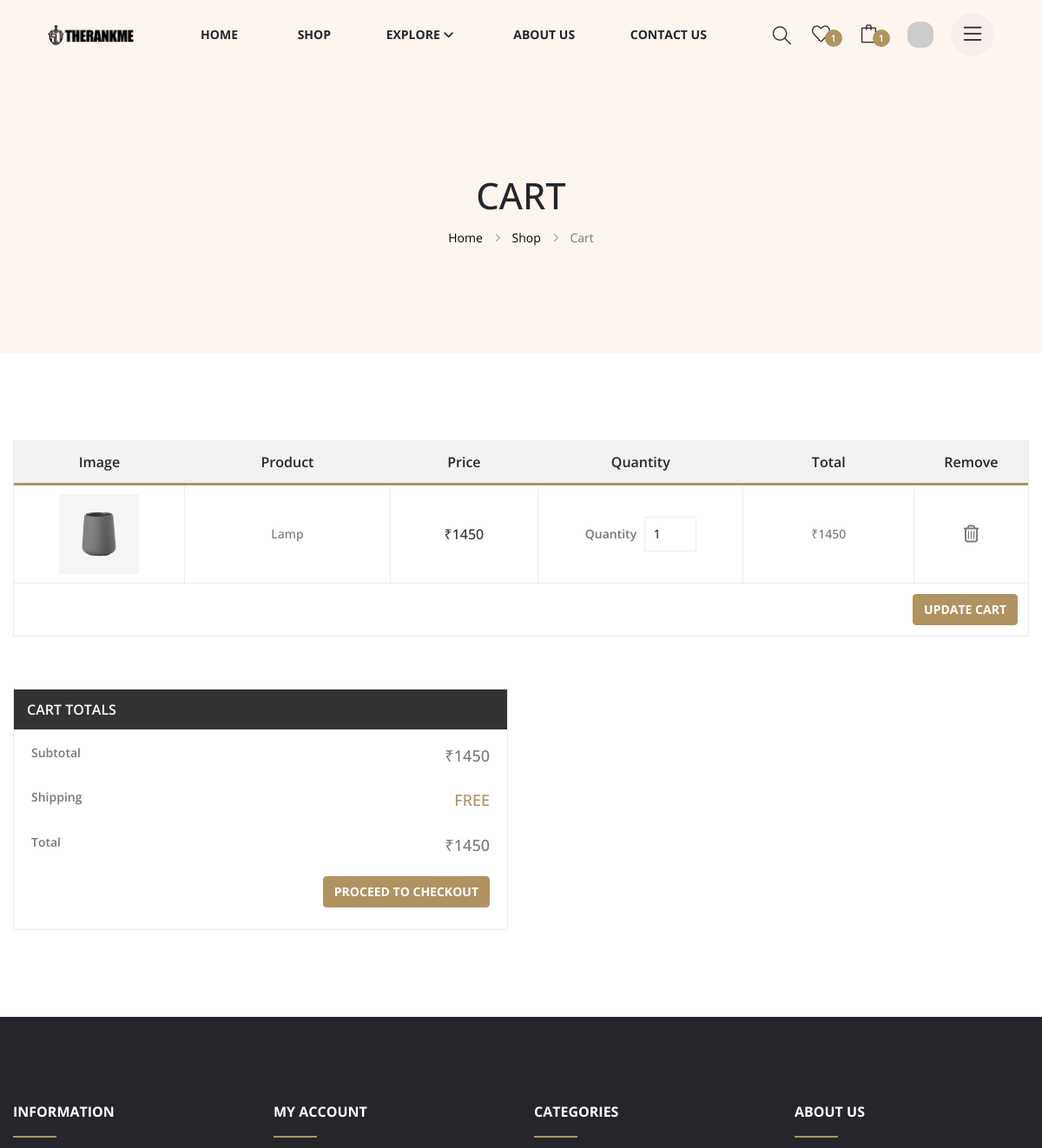
/cart (signed in, upper part), run on an earlier commit of the app's database.
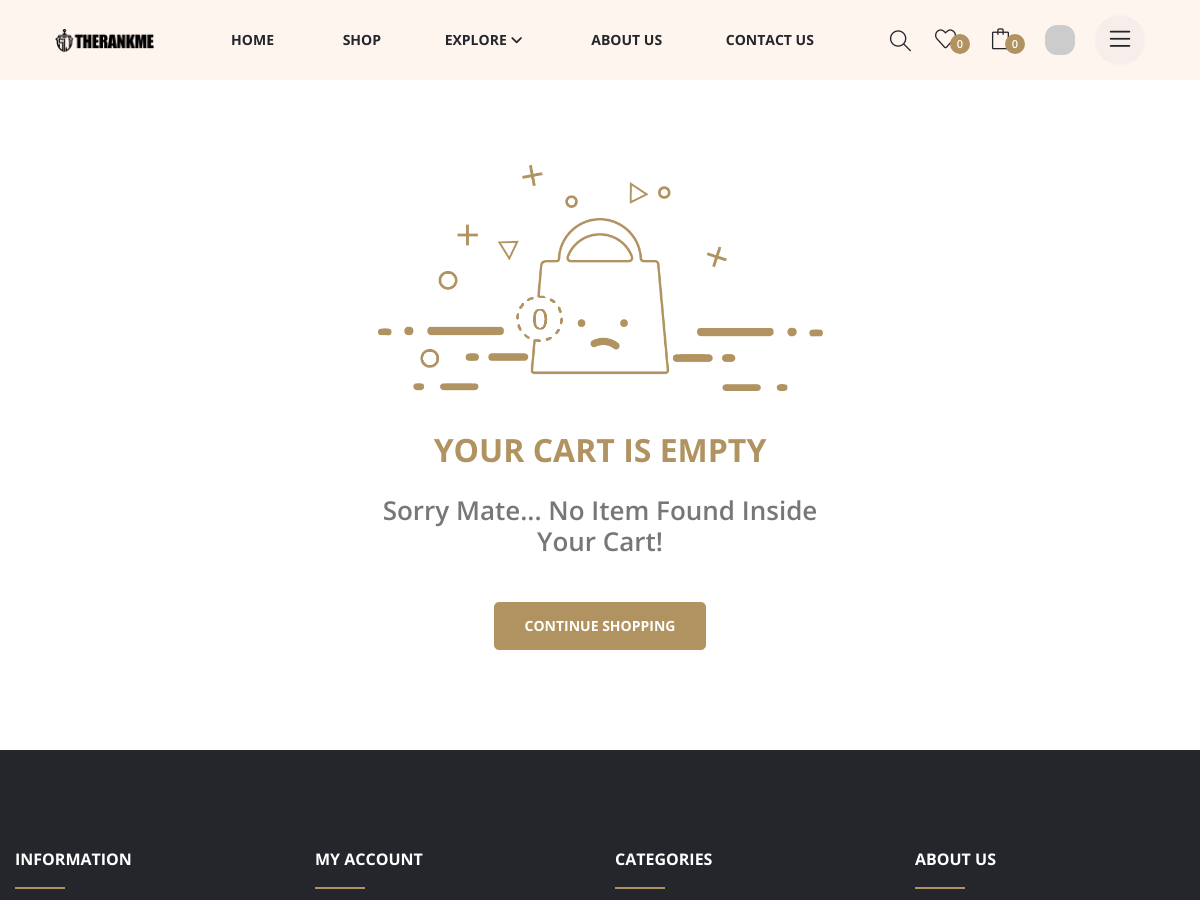
And on a later commit of the database.
### app/models/cart.py (models this page shows)
class CartItem(db.Model):
    id = db.Column(db.Integer, primary_key=True)
    cart_id = db.Column(db.Integer, db.ForeignKey('cart.id'), nullable=False)
    product_id = db.Column(db.Integer, db.ForeignKey('products.id'), nullable=False)
    quantity = db.Column(db.Integer, nullable=False)
    product = db.relationship('Product')

### app/models/product.py (models this page shows, shortened)
class ProductImage(db.Model):
    __tablename__ = 'product_images'
    id = db.Column(db.Integer, primary_key=True)
    product_id = db.Column(db.Integer, db.ForeignKey('products.id'), nullable=False)
    file_name = db.Column(db.String(50), nullable=False)

class Product(db.Model):
    __tablename__ = 'products'
    id = db.Column(db.Integer, primary_key=True)
    product_name = db.Column(db.String(50), nullable=False)
    description = db.Column(db.Text)
    price = db.Column(db.Integer, nullable=False)
    stock_quantity = db.Column(db.Integer, nullable=False)
    created_at = db.Column(db.DateTime, server_default=db.func.now())
    in_categories = db.relationship('Category', secondary=product_category, backref='products')
    images = db.relationship('ProductImage', backref='product')

### app/routes/cart.py (the view)
@cart.route('/cart')
def index():
    total_cart_cost = sum([item.product.price * item.quantity for item in current_user.cart.cart_items])
    return render_template('cart.html', total_cart_cost=total_cart_cost)

### app/routes/globals.py (called while the page is built)
def gravatar_url(email='email@gmail.com', size=50, rating='g', default='mp', force_default=False):
    if current_user.is_authenticated:
        email = current_user.email
        default = 'retro'
    hash_value = md5(email.lower().encode('utf-8')).hexdigest()
    return f"https://www.gravatar.com/avatar/{hash_value}?s={size}&d={default}&r={rating}&f={force_default}"

def inject_globals():
    categories = Category.query.all()
    profile_img_url = gravatar_url()
    cart_items = current_user.cart.cart_items if current_user.is_authenticated else []
    total_cart_price = sum([item.product.price * item.quantity for item in cart_items])
    wishlist_items = current_user.wishlist.wishlist_items if current_user.is_authenticated else []
    return dict(
        categories=categories,
        profile_img_url=profile_img_url,
        cart_items=cart_items,
        wishlist_items=wishlist_items,
        total_cart_price=total_cart_price,
        num_wishlist_items=len(wishlist_items),
        num_cart_items=len(cart_items)
    )

@login_manager.user_loader
def load_user(user_id):
    return User.query.get(int(user_id))

### app/templates/cart.html (shortened to what this page needs)
{% extends 'base.html' %}
{% from 'macros.html' import render_breadcrumb %}
{% block content %}
    {% if cart_items %}
    {{ render_breadcrumb('Cart', 'Shop', url_for('shop.index')) }}
    <div class="cart-section">
        <div class="cart-table-wrapper" data-aos="fade-up" data-aos-delay="0">
            <div class="container">
                <div class="row">
                    <div class="col-12">
                        <div class="table_desc">
                            <div class="table_page table-responsive">
                                <table>
                                    <thead>
                                        <tr>
                                            <th class="product_thumb">Image</th>
                                            <th class="product_name">Product</th>
                                            <th class="product-price">Price</th>
                                            <th class="product_quantity">Quantity</th>
                                            <th class="product_total">Total</th>
                                            <th class="product_remove">Remove</th>
                                        </tr>
                                    </thead>
                                    {% include 'components/cart-table-content.html' %}
                                </table>
                            </div>
                            <div class="cart_submit">
                                <button hx-post="{{ url_for('cart.update_cart_table') }}"
                                    hx-target=".cart-table-wrapper tbody"
                                    hx-include=".product_quantity input"
                                    hx-swap="outerHTML"
                                    class="btn btn-md btn-golden" type="submit">
                                    update cart
                                </button>
                            </div>
                        </div>
                    </div>
                </div>
            </div>
        </div>
        <div class="coupon_area">
            <div class="container">
                <div class="row">
                    <div class="col-lg-6 col-md-6">
                        <div id="cart_totals" data-aos="fade-up" data-aos-delay="400">
                            <h3>Cart Totals</h3>
                            <div class="coupon_inner">
                                {% include 'components/cart-totals.html' %}
                                <div class="checkout_btn">
                                    <form action="{{ url_for('checkout.create_checkout_session') }}" method="POST">
                                        <button id="checkout-button" class="btn btn-md btn-golden" type="submit">Proceed to Checkout</button>
                                    </form>
                                </div>
                            </div>
                        </div>
                    </div>
                </div>
            </div>
        </div>
    </div>
    {% else %}
    <div class="empty-cart-section section-fluid">
        <div class="emptycart-wrapper">
            <div class="container">
                <div class="row">
                    <div class="col-12 col-md-10 offset-md-1 col-xl-6 offset-xl-3">
                        <div class="emptycart-content text-center">
                            <div class="image">
                                <img class="img-fluid" src="{{ url_for('static', filename='images/empty-cart/empty-cart.png' ) }}">
                            </div>
                            <h4 class="title">Your Cart is Empty</h4>
                            <h6 class="sub-title">Sorry mate... No item found inside your cart!</h6>
                            <a href="{{ url_for('shop.index') }}" class="btn btn-lg btn-golden">Continue Shopping</a>
                        </div>
                    </div>
                </div>
            </div>
        </div>
    </div>
    {% endif %}
{% endblock %}

### app/templates/components/cart-table-content.html (shortened to what this page needs)
<tbody>
    {% for item in cart_items %}
        <tr>
            <td class="product_thumb">
                <a href="{{ url_for('product.product_details', product_id=item.product.id) }}">
                    <img src="{{ url_for('static', filename='images/product/' + item.product.images[0].file_name) }}">
                </a>
            </td>
            <td class="product_name">
                <a href="{{ url_for('product.product_details', product_id=item.product.id) }}">
                {{ item.product.product_name }}</a>
            </td>
            <td class="product-price">₹{{ item.product.price }}</td>
            <td class="product_quantity"><label>Quantity</label>
                <input min="1" max="100" value="{{ item.quantity }}" name="quantity_{{ item.id }}" type="number">
            </td>
            <td class="product_total">₹{{ item.product.price * item.quantity }}</td>
            <td class="product_remove">
                <a  hx-delete="{{ url_for('cart.remove_from_cart_table', cart_item_id=item.id) }}"
                    hx-target="closest tbody"
                    hx-swap="outerHTML"
                >
                    <i class="fa fa-trash-o"></i></a>
            </td>
        </tr>
    {% endfor %}
</tbody>

What changed in the data, as far as the page shows it:
removed CartItem: file_name (placeholder picture), product.product_name "Lamp", product.price "1450", quantity "1", item.product.price*item.quantity "1450"
Also different on the page:
{{ num_wishlist_items }}: "1" → (not shown)
{{ num_cart_items }}: "1" → (not shown)
{{ section_heading }}: "CART" → (not shown)
{{ prev_page_heading }}: "Shop" → (not shown)
{{ section_heading }}: "Cart" → (not shown)
{{ total_cart_cost }}: "1450" → (not shown)
text no longer shown: "Home Image Product Price Quantity Total Remove UPDATE CART CART TOTALS Subtotal ₹ Shipping FREE Total ₹ PROCEED TO CHECKOUT"
text now shown: "0 0 YOUR CART IS EMPTY Sorry Mate... No Item Found Inside Your Cart! CONTINUE SHOPPING"
